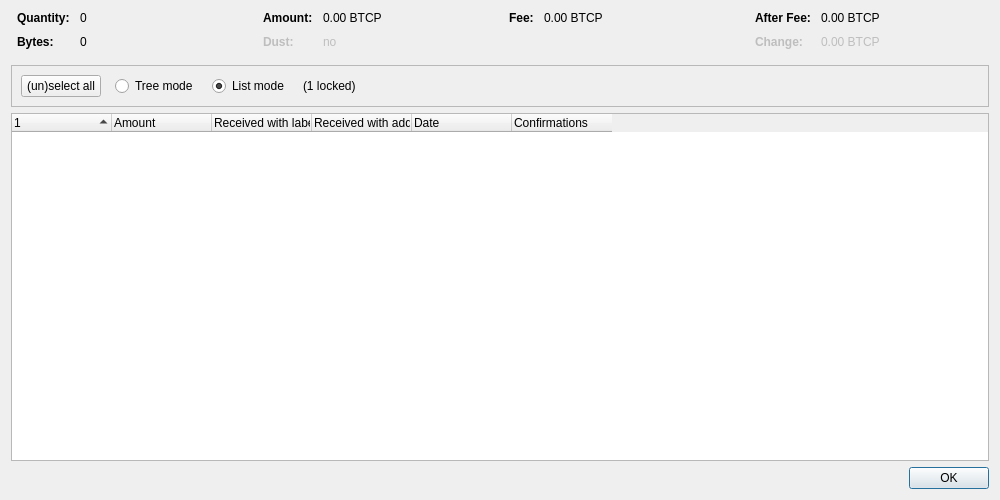
<?xml version="1.0" encoding="UTF-8"?>
<ui version="4.0">
 <class>CoinControlDialog</class>
 <widget class="QDialog" name="CoinControlDialog">
  <property name="geometry">
   <rect>
    <x>0</x>
    <y>0</y>
    <width>1000</width>
    <height>500</height>
   </rect>
  </property>
  <property name="windowTitle">
   <string>Coin Selection</string>
  </property>
  <layout class="QVBoxLayout" name="verticalLayout">
   <item>
    <layout class="QHBoxLayout" name="horizontalLayoutTop" stretch="0,0,0,0">
     <property name="topMargin">
      <number>0</number>
     </property>
     <property name="bottomMargin">
      <number>10</number>
     </property>
     <item>
      <layout class="QFormLayout" name="formLayoutCoinControl1">
       <property name="horizontalSpacing">
        <number>10</number>
       </property>
       <property name="verticalSpacing">
        <number>10</number>
       </property>
       <property name="leftMargin">
        <number>6</number>
       </property>
       <property name="rightMargin">
        <number>6</number>
       </property>
       <item row="0" column="0">
        <widget class="QLabel" name="labelCoinControlQuantityText">
         <property name="font">
          <font>
           <weight>75</weight>
           <bold>true</bold>
          </font>
         </property>
         <property name="text">
          <string>Quantity:</string>
         </property>
        </widget>
       </item>
       <item row="0" column="1">
        <widget class="QLabel" name="labelCoinControlQuantity">
         <property name="cursor">
          <cursorShape>IBeamCursor</cursorShape>
         </property>
         <property name="contextMenuPolicy">
          <enum>Qt::ActionsContextMenu</enum>
         </property>
         <property name="text">
          <string notr="true">0</string>
         </property>
         <property name="textInteractionFlags">
          <set>Qt::LinksAccessibleByMouse|Qt::TextSelectableByKeyboard|Qt::TextSelectableByMouse</set>
         </property>
        </widget>
       </item>
       <item row="1" column="0">
        <widget class="QLabel" name="labelCoinControlBytesText">
         <property name="font">
          <font>
           <weight>75</weight>
           <bold>true</bold>
          </font>
         </property>
         <property name="text">
          <string>Bytes:</string>
         </property>
        </widget>
       </item>
       <item row="1" column="1">
        <widget class="QLabel" name="labelCoinControlBytes">
         <property name="cursor">
          <cursorShape>IBeamCursor</cursorShape>
         </property>
         <property name="contextMenuPolicy">
          <enum>Qt::ActionsContextMenu</enum>
         </property>
         <property name="text">
          <string notr="true">0</string>
         </property>
         <property name="textInteractionFlags">
          <set>Qt::LinksAccessibleByMouse|Qt::TextSelectableByKeyboard|Qt::TextSelectableByMouse</set>
         </property>
        </widget>
       </item>
      </layout>
     </item>
     <item>
      <layout class="QFormLayout" name="formLayoutCoinControl2">
       <property name="horizontalSpacing">
        <number>10</number>
       </property>
       <property name="verticalSpacing">
        <number>10</number>
       </property>
       <property name="leftMargin">
        <number>6</number>
       </property>
       <property name="rightMargin">
        <number>6</number>
       </property>
       <item row="0" column="0">
        <widget class="QLabel" name="labelCoinControlAmountText">
         <property name="font">
          <font>
           <weight>75</weight>
           <bold>true</bold>
          </font>
         </property>
         <property name="text">
          <string>Amount:</string>
         </property>
        </widget>
       </item>
       <item row="0" column="1">
        <widget class="QLabel" name="labelCoinControlAmount">
         <property name="cursor">
          <cursorShape>IBeamCursor</cursorShape>
         </property>
         <property name="contextMenuPolicy">
          <enum>Qt::ActionsContextMenu</enum>
         </property>
         <property name="text">
          <string notr="true">0.00 BTCP</string>
         </property>
         <property name="textInteractionFlags">
          <set>Qt::LinksAccessibleByMouse|Qt::TextSelectableByKeyboard|Qt::TextSelectableByMouse</set>
         </property>
        </widget>
       </item>
       <item row="1" column="0">
        <widget class="QLabel" name="labelCoinControlLowOutputText">
         <property name="enabled">
          <bool>false</bool>
         </property>
         <property name="font">
          <font>
           <weight>75</weight>
           <bold>true</bold>
          </font>
         </property>
         <property name="text">
          <string>Dust:</string>
         </property>
        </widget>
       </item>
       <item row="1" column="1">
        <widget class="QLabel" name="labelCoinControlLowOutput">
         <property name="enabled">
          <bool>false</bool>
         </property>
         <property name="cursor">
          <cursorShape>IBeamCursor</cursorShape>
         </property>
         <property name="contextMenuPolicy">
          <enum>Qt::ActionsContextMenu</enum>
         </property>
         <property name="text">
          <string notr="true">no</string>
         </property>
         <property name="textInteractionFlags">
          <set>Qt::LinksAccessibleByMouse|Qt::TextSelectableByKeyboard|Qt::TextSelectableByMouse</set>
         </property>
        </widget>
       </item>
      </layout>
     </item>
     <item>
      <layout class="QFormLayout" name="formLayoutCoinControl3">
       <property name="horizontalSpacing">
        <number>10</number>
       </property>
       <property name="verticalSpacing">
        <number>10</number>
       </property>
       <property name="leftMargin">
        <number>6</number>
       </property>
       <property name="rightMargin">
        <number>6</number>
       </property>
       <item row="0" column="0">
        <widget class="QLabel" name="labelCoinControlFeeText">
         <property name="font">
          <font>
           <weight>75</weight>
           <bold>true</bold>
          </font>
         </property>
         <property name="text">
          <string>Fee:</string>
         </property>
        </widget>
       </item>
       <item row="0" column="1">
        <widget class="QLabel" name="labelCoinControlFee">
         <property name="cursor">
          <cursorShape>IBeamCursor</cursorShape>
         </property>
         <property name="contextMenuPolicy">
          <enum>Qt::ActionsContextMenu</enum>
         </property>
         <property name="text">
          <string notr="true">0.00 BTCP</string>
         </property>
         <property name="textInteractionFlags">
          <set>Qt::LinksAccessibleByMouse|Qt::TextSelectableByKeyboard|Qt::TextSelectableByMouse</set>
         </property>
        </widget>
       </item>
      </layout>
     </item>
     <item>
      <layout class="QFormLayout" name="formLayoutCoinControl4">
       <property name="horizontalSpacing">
        <number>10</number>
       </property>
       <property name="verticalSpacing">
        <number>10</number>
       </property>
       <property name="leftMargin">
        <number>6</number>
       </property>
       <property name="rightMargin">
        <number>6</number>
       </property>
       <item row="0" column="0">
        <widget class="QLabel" name="labelCoinControlAfterFeeText">
         <property name="font">
          <font>
           <weight>75</weight>
           <bold>true</bold>
          </font>
         </property>
         <property name="text">
          <string>After Fee:</string>
         </property>
        </widget>
       </item>
       <item row="0" column="1">
        <widget class="QLabel" name="labelCoinControlAfterFee">
         <property name="cursor">
          <cursorShape>IBeamCursor</cursorShape>
         </property>
         <property name="contextMenuPolicy">
          <enum>Qt::ActionsContextMenu</enum>
         </property>
         <property name="text">
          <string notr="true">0.00 BTCP</string>
         </property>
         <property name="textInteractionFlags">
          <set>Qt::LinksAccessibleByMouse|Qt::TextSelectableByKeyboard|Qt::TextSelectableByMouse</set>
         </property>
        </widget>
       </item>
       <item row="1" column="0">
        <widget class="QLabel" name="labelCoinControlChangeText">
         <property name="enabled">
          <bool>false</bool>
         </property>
         <property name="font">
          <font>
           <weight>75</weight>
           <bold>true</bold>
          </font>
         </property>
         <property name="text">
          <string>Change:</string>
         </property>
        </widget>
       </item>
       <item row="1" column="1">
        <widget class="QLabel" name="labelCoinControlChange">
         <property name="enabled">
          <bool>false</bool>
         </property>
         <property name="cursor">
          <cursorShape>IBeamCursor</cursorShape>
         </property>
         <property name="contextMenuPolicy">
          <enum>Qt::ActionsContextMenu</enum>
         </property>
         <property name="text">
          <string notr="true">0.00 BTCP</string>
         </property>
         <property name="textInteractionFlags">
          <set>Qt::LinksAccessibleByMouse|Qt::TextSelectableByKeyboard|Qt::TextSelectableByMouse</set>
         </property>
        </widget>
       </item>
      </layout>
     </item>
    </layout>
   </item>
   <item>
    <widget class="QFrame" name="frame">
     <property name="minimumSize">
      <size>
       <width>0</width>
       <height>40</height>
      </size>
     </property>
     <property name="frameShape">
      <enum>QFrame::StyledPanel</enum>
     </property>
     <property name="frameShadow">
      <enum>QFrame::Sunken</enum>
     </property>
     <layout class="QHBoxLayout" name="horizontalLayout">
      <item>
       <layout class="QHBoxLayout" name="horizontalLayoutPanel" stretch="0,0,0,0,0">
        <property name="spacing">
         <number>14</number>
        </property>
        <item>
         <widget class="QPushButton" name="pushButtonSelectAll">
          <property name="sizePolicy">
           <sizepolicy hsizetype="Maximum" vsizetype="Fixed">
            <horstretch>0</horstretch>
            <verstretch>0</verstretch>
           </sizepolicy>
          </property>
          <property name="text">
           <string>(un)select all</string>
          </property>
          <property name="autoDefault">
           <bool>false</bool>
          </property>
         </widget>
        </item>
        <item>
         <widget class="QRadioButton" name="radioTreeMode">
          <property name="sizePolicy">
           <sizepolicy hsizetype="Maximum" vsizetype="Fixed">
            <horstretch>0</horstretch>
            <verstretch>0</verstretch>
           </sizepolicy>
          </property>
          <property name="text">
           <string>Tree mode</string>
          </property>
         </widget>
        </item>
        <item>
         <widget class="QRadioButton" name="radioListMode">
          <property name="sizePolicy">
           <sizepolicy hsizetype="Maximum" vsizetype="Fixed">
            <horstretch>0</horstretch>
            <verstretch>0</verstretch>
           </sizepolicy>
          </property>
          <property name="text">
           <string>List mode</string>
          </property>
          <property name="checked">
           <bool>true</bool>
          </property>
         </widget>
        </item>
        <item>
         <widget class="QLabel" name="labelLocked">
          <property name="text">
           <string notr="true">(1 locked)</string>
          </property>
         </widget>
        </item>
        <item>
         <spacer name="horizontalSpacer">
          <property name="orientation">
           <enum>Qt::Horizontal</enum>
          </property>
          <property name="sizeHint" stdset="0">
           <size>
            <width>40</width>
            <height>20</height>
           </size>
          </property>
         </spacer>
        </item>
       </layout>
      </item>
     </layout>
    </widget>
   </item>
   <item>
    <widget class="CoinControlTreeWidget" name="treeWidget">
     <property name="contextMenuPolicy">
      <enum>Qt::CustomContextMenu</enum>
     </property>
     <property name="sortingEnabled">
      <bool>false</bool>
     </property>
     <property name="columnCount">
      <number>6</number>
     </property>
     <attribute name="headerShowSortIndicator" stdset="0">
      <bool>true</bool>
     </attribute>
     <attribute name="headerStretchLastSection">
      <bool>false</bool>
     </attribute>
     <column>
      <property name="text">
       <string/>
      </property>
     </column>
     <column>
      <property name="text">
       <string>Amount</string>
      </property>
     </column>
     <column>
      <property name="text">
       <string>Received with label</string>
      </property>
     </column>
     <column>
      <property name="text">
       <string>Received with address</string>
      </property>
     </column>
     <column>
      <property name="text">
       <string>Date</string>
      </property>
     </column>
     <column>
      <property name="text">
       <string>Confirmations</string>
      </property>
      <property name="toolTip">
       <string>Confirmed</string>
      </property>
     </column>
     <column>
      <property name="text">
       <string/>
      </property>
     </column>
     <column>
      <property name="text">
       <string/>
      </property>
     </column>
     <column>
      <property name="text">
       <string/>
      </property>
     </column>
     <column>
      <property name="text">
       <string/>
      </property>
     </column>
    </widget>
   </item>
   <item>
    <widget class="QDialogButtonBox" name="buttonBox">
     <property name="orientation">
      <enum>Qt::Horizontal</enum>
     </property>
     <property name="standardButtons">
      <set>QDialogButtonBox::Ok</set>
     </property>
    </widget>
   </item>
  </layout>
 </widget>
 <customwidgets>
  <customwidget>
   <class>CoinControlTreeWidget</class>
   <extends>QTreeWidget</extends>
   <header>qt/coincontroltreewidget.h</header>
  </customwidget>
 </customwidgets>
 <resources/>
 <connections/>
</ui>
